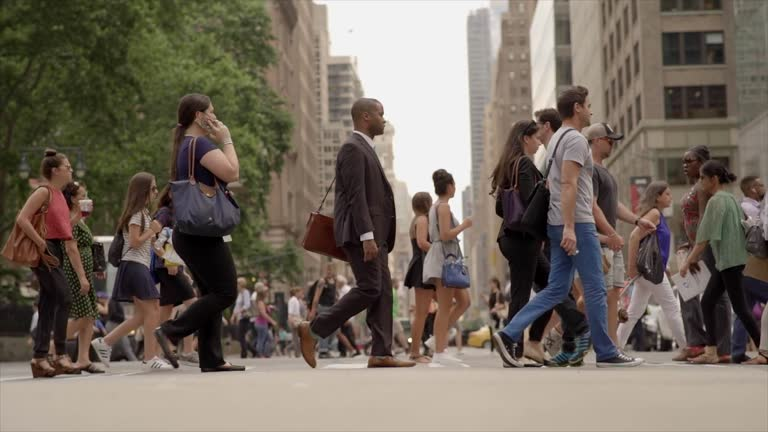
#> input picture 8.Pose Estimation/person.jpg, 768 x 432 px
$ python pose.py
#> lines starting #> are read from the running program, lines starting #| are printed output that depends on the picture; after the words box and inside, x2 and y2 are one past the last pixel; in counts of white or black regions, pixels touching at a corner belong together
import cv2
import numpy as np
import os

# Get path of current script folder
folder = os.path.dirname(__file__)

# Read image from same folder
img = cv2.imread(os.path.join(folder, "person.jpg"))
#> img is the input picture: shape (432, 768, 3); mean B, G, R 95, 106.4, 116.4

if img is None:
    print("Error: person.jpg not found")
    exit()

# Initialize HOG person detector
hog = cv2.HOGDescriptor()
hog.setSVMDetector(cv2.HOGDescriptor_getDefaultPeopleDetector())

# Detect person
boxes, weights = hog.detectMultiScale(img, winStride=(8,8))
#> boxes = [[8, 217, 90, 179], [312, 108, 83, 166], [477, 76, 169, 338], [282, 59, 178, 357]]; weights = [0.19, 0.76, 1.5, 0.51]

# Draw bounding box
for (x, y, w, h) in boxes:
    cv2.rectangle(img, (x, y), (x+w, y+h), (0,255,0), 2)
#> this loop made 4 passes
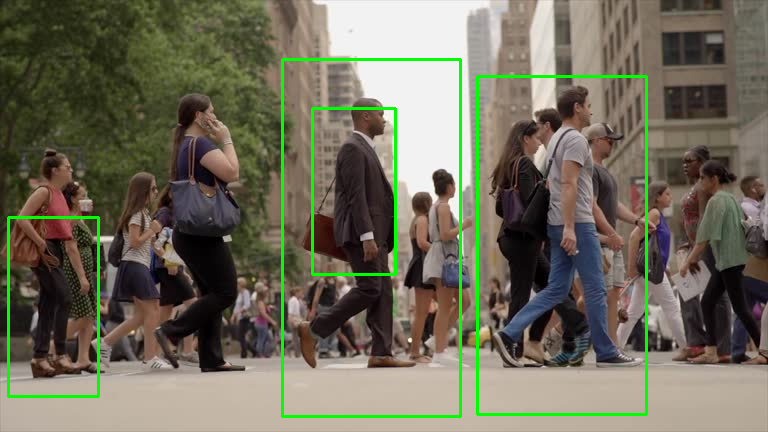
#> img: shape (432, 768, 3); 2.82% of pixels changed, all inside (x1, y1, x2, y2) = (7, 58, 648, 418)

# Save output in same folder
output_path = os.path.join(folder, "pose_output.png")
cv2.imwrite(output_path, img)

# Show result
cv2.imshow("Pose Estimation", img)
cv2.waitKey(0)
cv2.destroyAllWindows()

print("Output saved in the same folder")
